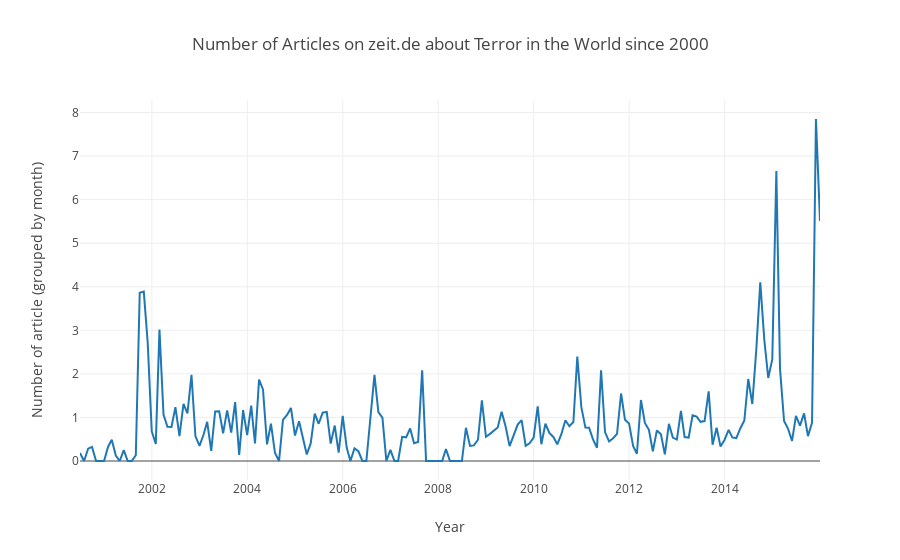

Write notebook code for a chart like this one.
### Code cell
# we want global data too
date_list = j2p.json_to_date_list(terror_json)
date_list_filtered = j2p.filter_for_date_range(date_list, datetime(2000,1,1), datetime(2015,12,31))
news_df_global = j2p.generate_data_frame(date_list_filtered)
# group data and create dictionary
grouped_dates = news_df_global.resample("M").count()
timestamp_dict = grouped_dates.to_dict()
timestamp_dict = timestamp_dict["datetime"]

# get relative numbers
timestamp_dict = ptd.get_relative_numbers(timestamp_dict, all_news_dict)

news_scatter_global = j2p.create_scatter_plot_from_date_dict(timestamp_dict,"Any Terror-News")
layout = plotly.graph_objs.Layout(
        title="Number of Articles on zeit.de about Terror in the World since 2000",
        xaxis=dict(title="Year"),
        yaxis=dict(title="Number of article (grouped by month)"))
fig = plotly.graph_objs.Figure(data=[news_scatter_global], layout=layout)
iplot(fig)

### Figure 1 — Plotly figure (JSON) as saved in the notebook; plotly's stock layout.template omitted (floating-point values rounded to 4 significant figures; data arrays with more than 128 entries replaced by an {"elided": "..."} marker saying what was removed)
{"data": [{"name": "Any Terror-News", "type": "scatter", "x": {"elided": "187 str values"}, "y": {"elided": "187 float values"}}], "layout": {"title": "Number of Articles on zeit.de about Terror in the World since 2000", "xaxis": {"title": "Year"}, "yaxis": {"title": "Number of article (grouped by month)"}}}
